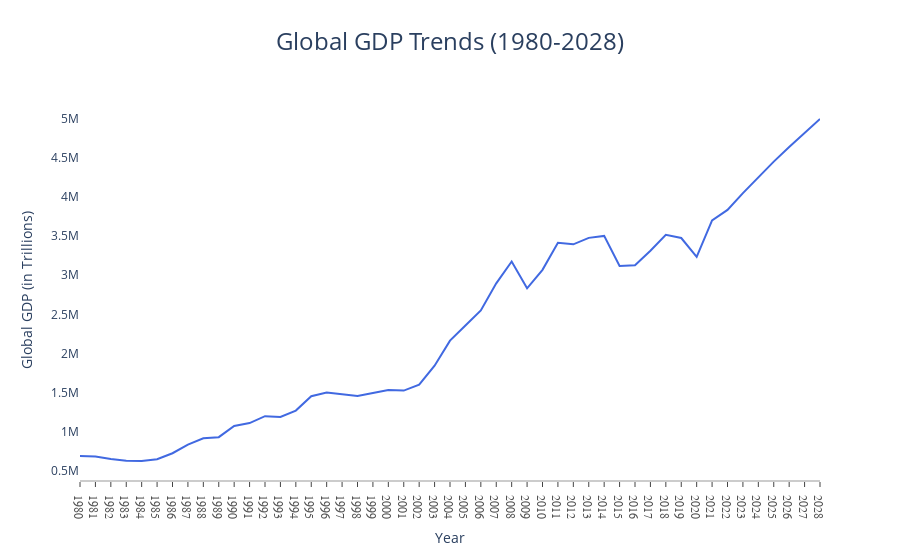

Source (notebook cell):
### Code cell
import plotly.express as px
years = [str(year) for year in range(1980, 2029)]
global_gdp = data[years].sum()

gdp_trends = pd.DataFrame({
    'Year' : years,
    'Global GDP' : global_gdp
})

fig = px.line(gdp_trends, x = 'Year', y = 'Global GDP', title = 'Global GDP Trends (1980-2028)')

fig.update_layout({
    'plot_bgcolor': 'rgba(0, 0, 0, 0)',  # Transparent background inside the plot
    'paper_bgcolor': 'rgba(255, 255, 255, 1)',  # Background color outside the plot
    'title_font': {'size': 24},
    'title_x': 0.5,  # Center the title
    'xaxis_title': 'Year',
    'yaxis_title': 'Global GDP (in Trillions)',
    'xaxis': {
        'showline': True, 'showgrid': False, 'showticklabels': True,
        'linecolor': 'rgb(204, 204, 204)', 'linewidth': 2,
        'ticks': 'outside', 'tickfont': {'family': 'Arial', 'size': 12, 'color': 'rgb(82, 82, 82)'},
    },
    'yaxis': {
        'showgrid': True, 'zeroline': False, 'showline': False, 'showticklabels': True,
    },
    'autosize': True,
    'margin': {'autoexpand': True},
    'showlegend': False  # Hide the legend if it's not necessary
})

fig.update_traces({
    'line': {'color': 'RoyalBlue'},
    'marker': {'color': 'RoyalBlue', 'size': 8}
})

fig.show()

### Figure 1 — Plotly figure (JSON) as saved in the notebook; plotly's stock layout.template omitted (floating-point values rounded to 4 significant figures)
{"data": [{"hovertemplate": "Year=%{x}<br>Global GDP=%{y}<extra></extra>", "legendgroup": "", "line": {"color": "RoyalBlue", "dash": "solid"}, "marker": {"color": "RoyalBlue", "size": 8, "symbol": "circle"}, "mode": "lines", "name": "", "orientation": "v", "showlegend": false, "type": "scatter", "x": ["1980", "1981", "1982", "1983", "1984", "1985", "1986", "1987", "1988", "1989", "1990", "1991", "1992", "1993", "1994", "1995", "1996", "1997", "1998", "1999", "2000", "2001", "2002", "2003", "2004", "2005", "2006", "2007", "2008", "2009", "2010", "2011", "2012", "2013", "2014", "2015", "2016", "2017", "2018", "2019", "2020", "2021", "2022", "2023", "2024", "2025", "2026", "2027", "2028"], "xaxis": "x", "y": [685700.0, 680600.0, 648800.0, 627300.0, 622700.0, 644800.0, 722100.0, 832100.0, 912600.0, 927700.0, 1072000.0, 1108000.0, 1197000.0, 1187000.0, 1268000.0, 1451000.0, 1498000.0, 1477000.0, 1455000.0, 1494000.0, 1530000.0, 1524000.0, 1600000.0, 1843000.0, 2164000.0, 2357000.0, 2549000.0, 2896000.0, 3177000.0, 2833000.0, 3070000.0, 3416000.0, 3396000.0, 3479000.0, 3504000.0, 3119000.0, 3128000.0, 3314000.0, 3519000.0, 3477000.0, 3235000.0, 3704000.0, 3836000.0, 4052000.0, 4259000.0, 4455000.0, 4643000.0, 4819000.0, 5000000.0], "yaxis": "y"}], "layout": {"autosize": true, "legend": {"tracegroupgap": 0}, "margin": {"autoexpand": true}, "paper_bgcolor": "rgba(255, 255, 255, 1)", "plot_bgcolor": "rgba(0, 0, 0, 0)", "showlegend": false, "title": {"font": {"size": 24}, "text": "Global GDP Trends (1980-2028)", "x": 0.5}, "xaxis": {"anchor": "y", "domain": [0, 1], "linecolor": "rgb(204, 204, 204)", "linewidth": 2, "showgrid": false, "showline": true, "showticklabels": true, "tickfont": {"color": "rgb(82, 82, 82)", "family": "Arial", "size": 12}, "ticks": "outside", "title": {"text": "Year"}}, "yaxis": {"anchor": "x", "domain": [0, 1], "showgrid": true, "showline": false, "showticklabels": true, "title": {"text": "Global GDP (in Trillions)"}, "zeroline": false}}}
